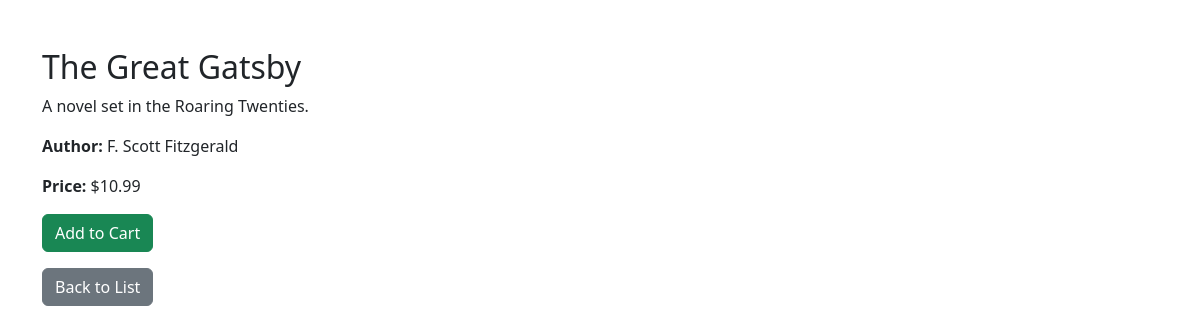
Screenshot of /book/1/ with the database file from the repository.
### bookstore_app/models.py (models this page shows, shortened)
class Book(models.Model):
    title = models.CharField(max_length=200)
    author = models.CharField(max_length=100)
    description = models.TextField(blank=True)
    price = models.DecimalField(max_digits=6, decimal_places=2)
    stock = models.PositiveIntegerField(default=0)
    created_at = models.DateTimeField(auto_now_add=True)
    updated_at = models.DateTimeField(auto_now=True)

### bookstore_app/views.py (the view)
# urls.py: path('book/<int:pk>/', BookDetailView.as_view(), name='book_detail'),
class BookDetailView(View):
    def get(self, request, pk):
        book = get_object_or_404(Book, pk=pk)
        return render(request, 'book_detail.html', {'book': book})

### bookstore_app/templates/book_detail.html (shortened to what this page needs)
<!DOCTYPE html>
<html lang="en">
<head>
    <link href="https://cdn.jsdelivr.net/npm/bootstrap@5.3.0/dist/css/bootstrap.min.css" rel="stylesheet">
</head>
<body>
<div class="container mt-5">
<h2>{{ book.title }}</h2>
<p>{{ book.description }}</p>
<p><strong>Author:</strong> {{ book.author }}</p>
<p><strong>Price:</strong> ${{ book.price }}</p>
<form method="post">
    <button type="submit" class="btn btn-success">Add to Cart</button>
</form>
<a href="{% url 'book_list' %}" class="btn btn-secondary mt-3">Back to List</a>
</div>
</body>
</html>

### rows the page displays
Book: title "The Great Gatsby", description "A novel set in the Roaring Twenties.", author "F. Scott Fitzgerald", price "10.99"
